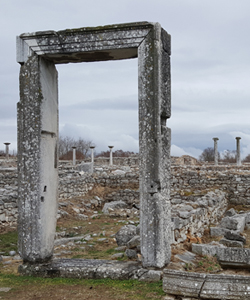
#> input picture Python/data_analysis/0821/python_opencv-main/data/scaling.jpg, 250 x 300 px
$ jupyter execute --allow-errors 6.OpenCV_Image_Conversion_Processing.ipynb
#> lines starting #> are read from the running program, lines starting #| are printed output that depends on the picture
# Image_Geometry_Processing

## 크기 변경

[cell 1]
import numpy as np, cv2, time

def scaling(img, size):  # 크기 변경 함수
    dst = np.zeros(size[::-1], img.dtype)  # 행렬과 크기는 원소가 역순
    ratioY, ratioX = np.divide(size[::-1], img.shape[:2])
    y = np.arange(0, img.shape[0], 1)
    x = np.arange(0, img.shape[1], 1)
    y, x = np.meshgrid(y, x)
    i, j = np.int32(y * ratioY), np.int32(x * ratioX)
    dst[i, j] = img[y, x]
    return dst

def scaling2(img, size):  # 크기 변경 함수
    dst = np.zeros(size[::-1], img.dtype)  # 행렬과 크기는 원소가 역순
    ratioY, ratioX = np.divide(size[::-1], img.shape[:2])
    for y in range(img.shape[0]):  # 입력 영상 순회 - 순방향 사상
        for x in range(img.shape[1]):
            i, j = int(y * ratioY), int(x * ratioX)  # 목적 영상의 y, x 좌표
            dst[i, j] = img[y, x]
    return dst

def time_check(func, image, size, title):  ## 수행시간 체크 함수
    start_time = time.perf_counter()
    ret_img = func(image, size)
    elapsed = (time.perf_counter() - start_time) * 1000
    print(title, " 수행시간 = %0.2f ms" % elapsed)
    return ret_img

image = cv2.imread('./data/scaling.jpg', cv2.IMREAD_GRAYSCALE)
#> image: shape (300, 250); min 0, max 242, mean 138.8
if image is None: raise Exception("영상 파일을 읽기 에러")

dst1 = scaling(image, (150, 200))  # 크기 변경 - 축소
dst2 = scaling2(image, (150, 200))  # 크기 변경 - 축소
dst3 = time_check(scaling, image, (300, 400), "[방법1] 정방행렬 방식>")
dst4 = time_check(scaling2, image, (300, 400), "[방법2] 반복문 방식>")

cv2.imshow("image", image)
cv2.imshow("dst1- zoom out", dst1)
cv2.imshow("dst3- zoom out", dst3)
cv2.resizeWindow("dst1- zoom out", 260, 200)  # 윈도우 크기 확장
cv2.waitKey(0)

## 보간

### 최근접 이웃 보간

[cell 2]
import numpy as np, cv2
# 크기 변경 함수
def scaling(img, size):                                # 크기 변경 함수
    dst = np.zeros(size[::-1], img.dtype)               # 행렬과 크기는 원소가 역순
    ratioY, ratioX = np.divide(size[::-1], img.shape[:2])
    i = np.arange(0, img.shape[0], 1)
    j = np.arange(0, img.shape[1], 1)
    i, j = np.meshgrid(i, j)
    y, x = np.int32(i * ratioY), np.int32(j * ratioX)
    dst[y,x] = img[i,j]
    return dst

def scaling_nearest(img, size):                                # 크기 변경 함수
    dst = np.zeros(size[::-1], img.dtype)               # 행렬과 크기는 원소가 역순
    ratioY, ratioX = np.divide(size[::-1], img.shape[:2])
    i = np.arange(0, size[1], 1)
    j = np.arange(0, size[0], 1)
    i, j = np.meshgrid(i, j)
    y, x = np.int32(i / ratioY), np.int32(j / ratioX)
    dst[i,j] = img[y,x]

    return dst

image = cv2.imread('./data/interpolation.jpg', cv2.IMREAD_GRAYSCALE)
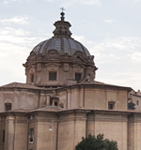
#> input picture Python/data_analysis/0821/python_opencv-main/data/interpolation.jpg, 141 x 150 px
#> image: shape (150, 141); min 14, max 255, mean 155.6
if image is None: raise Exception("영상 파일을 읽기 에러")

dst1 = scaling(image, (350, 400))                   # 크기 변경 - 기본
dst2 = scaling_nearest(image, (350, 400))           # 크기 변경 - 최근접 이웃 보간

cv2.imshow("image", image)
cv2.imshow("dst1- forward mapping", dst1)          # 순방향 사상
cv2.imshow("dst2- NN interpolation", dst2)         # Nearest Neighbor interpolation
cv2.waitKey(0)

### 양선형 보간

[cell 3]
import cv2

image = cv2.imread('./data/interpolation.jpg', cv2.IMREAD_GRAYSCALE)
if image is None: raise Exception("영상 파일 읽기 에러")

size = (350, 400)
dst1 = cv2.resize(image, size, 0, 0, cv2.INTER_LINEAR)  # OpenCV 함수 적용
dst2 = cv2.resize(image, size, 0, 0, cv2.INTER_NEAREST)

cv2.imshow("image", image)
cv2.imshow("OpenCV_bilinear", dst1)
cv2.imshow("OpenCV_Nearest", dst2)
cv2.waitKey(0)

## 평행 이동

[cell 4]
import numpy as np, cv2

def contain(p, shape):                              # 좌표(y,x)가 범위내 인지 검사
    return 0<= p[0] < shape[0] and 0<= p[1] < shape[1]

def translate(img, pt):
    dst = np.zeros(img.shape, img.dtype)            # 목적 영상 생성
    for i in range(img.shape[0]):                           # 목적 영상 순회 - 역방향 사상
        for j in range(img.shape[1]):
            x, y = np.subtract((j, i) , pt)
            if contain((y, x), img.shape):
                dst[i, j] = img[y, x]
    return dst

image = cv2.imread('./data/translate.jpg', cv2.IMREAD_GRAYSCALE)
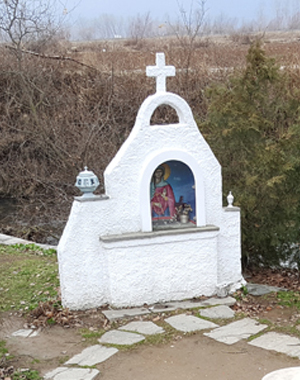
#> input picture Python/data_analysis/0821/python_opencv-main/data/translate.jpg, 300 x 380 px
#> image: shape (380, 300); min 4, max 255, mean 147.3
if image is None: raise Exception("영상 파일을 읽기 에러")

dst1 = translate(image, (30, 80))                  # x = 30, y = 80 으로 평행이동
dst2 = translate(image, (-70, -50))
#> call 2 of translate, with pt = (-70, -50)
#> after the loop in translate (call 2), `for i in range(img.shape[0]):`:
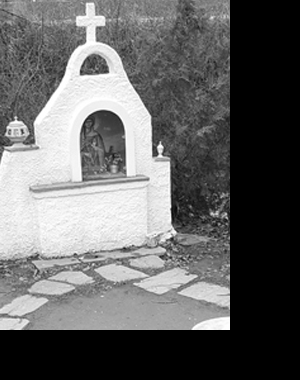
#> dst: shape (380, 300); min 0, max 255, mean 101

cv2.imshow("image", image)
cv2.imshow("dst1: trans to (80, 30)", dst1);
cv2.imshow("dst2: trans to (-50, -70)", dst2);
cv2.waitKey(0)

## 회전

[cell 5]
import numpy as np,  cv2
def bilinear_value(img, pt):
    x, y = np.int32(pt)
    if y >= img.shape[0]-1: y = y - 1
    if x >= img.shape[1]-1: x = x - 1

    P1, P2, P3, P4 = np.float32(img[y:y+2,x:x+2].flatten())
    alpha, beta = pt[1] - y,  pt[0] - x                   # 거리 비율

    M1 = P1 + alpha * (P3 - P1)                      # 1차 보간
    M2 = P2 + alpha * (P4 - P2)
    P  = M1 + beta  * (M2 - M1)                     # 2차 보간
    return np.clip(P, 0, 255)                       # 화소값 saturation후 반환

def contain(p, shape):                              # 좌표(y,x)가 범위내 인지 검사
    return 0<= p[0] < shape[0] and 0<= p[1] < shape[1]

def rotate(img, degree):
    dst = np.zeros(img.shape[:2], img.dtype)                     # 목적 영상 생성
    radian = (degree/180) * np.pi                               # 회전 각도 - 라디언
    sin, cos = np.sin(radian), np.cos(radian)   # 사인, 코사인 값 미리 계산

    for i in range(img.shape[0]):                                       # 목적 영상 순회 - 역방향 사상
        for j in range(img.shape[1]):
            y = -j * sin + i * cos
            x =  j * cos + i * sin                  # 회선 변환 수식
            if contain((y, x), img.shape):             # 입력 영상의 범위 확인
                dst[i, j] = bilinear_value(img, [x, y])           # 화소값 양선형 보간
    return dst

def rotate_pt(img, degree, pt):
    dst = np.zeros(img.shape[:2], img.dtype)                     # 목적 영상 생성
    radian = (degree/180) * np.pi                               # 회전 각도 - 라디언
    sin, cos = np.sin(radian), np.cos(radian)   # 사인, 코사인 값 미리 계산

    for i in range(img.shape[0]):                              # 목적 영상 순회 - 역방향 사상
        for j in range(img.shape[1]):
            jj, ii = np.subtract((j, i), pt)                # 중심좌표 평행이동,
            y = -jj * sin + ii * cos               # 회선 변환 수식
            x =  jj * cos + ii * sin
            x, y = np.add((x, y), pt)
            if contain((y, x), img.shape):                      # 입력 영상의 범위 확인
                dst[i, j] = bilinear_value(img, [x, y])           # 화소값 양선형 보간
    return dst

image = cv2.imread('./data/rotate.jpg', cv2.IMREAD_GRAYSCALE)
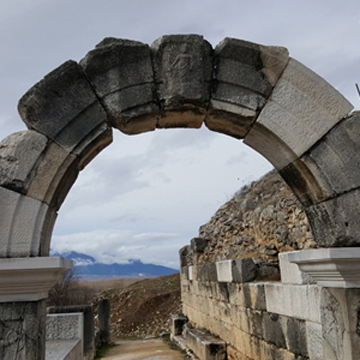
#> input picture Python/data_analysis/0821/python_opencv-main/data/rotate.jpg, 360 x 360 px
#> image: shape (360, 360); min 0, max 247, mean 119.7
if image is None: raise Exception("영상 파일을 읽기 에러")

center = np.divmod(image.shape[::-1], 2)[0]
#> center = [180, 180]
dst1 = rotate(image, 20)                                        # 원점 기준 회전 변환
#> the loop in rotate, `for i in range(img.shape[0]):` made 360 passes
#> after the loop in rotate, `for i in range(img.shape[0]):`:
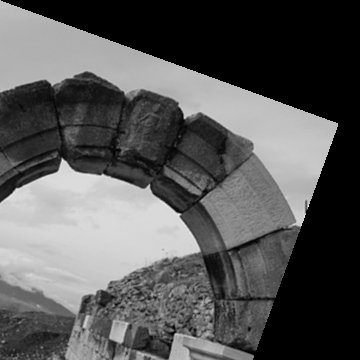
#> dst: shape (360, 360); min 0, max 255, mean 87.4
dst2 = rotate_pt(image, 20, center )                             # 영상 중심 기준 회전 변환
#> after the loop in rotate_pt, `for i in range(img.shape[0]):`:
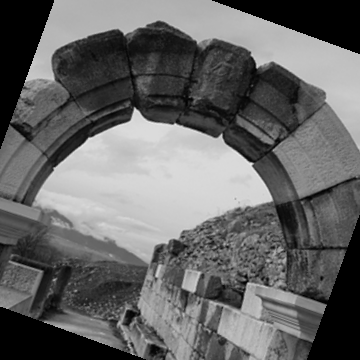
#> dst: shape (360, 360); min 0, max 234, mean 102.4

cv2.imshow("image", image)
cv2.imshow("dst1-rotated on org", dst1)
cv2.imshow("dst2-rotated on center", dst2)
cv2.waitKey(0)

## AffineTransform

[cell 6]
import numpy as np, cv2

image = cv2.imread('./data/affine.jpg', cv2.IMREAD_GRAYSCALE)
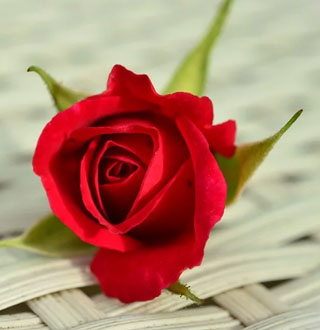
#> input picture Python/data_analysis/0821/python_opencv-main/data/affine.jpg, 320 x 330 px
#> image: shape (330, 320); min 4, max 244, mean 145.5
if image is None: raise Exception("영상 파일을 읽기 에러")

center = (200, 200)                                 # 회전 변환 기준 좌표
angle, scale = 30,  1                               # 회전 각도, 크기 지정 - 크기 변경은 안 함
size = image.shape[::-1]                            # 영상크기는 행렬 행태의 역순

pt1 = np.array([( 30, 70),(20, 240), (300, 110)], np.float32)
pt2 = np.array([(120, 20),(10, 180), (280, 260)], np.float32)
aff_mat = cv2.getAffineTransform(pt1, pt2)              # 3개 좌표 쌍으로 어파인 행렬 생성
rot_mat = cv2.getRotationMatrix2D(center, angle, scale) # 회전 변환을 위한 어파인 행렬

dst1 = cv2.warpAffine(image, aff_mat, size, cv2.INTER_LINEAR)
#> dst1: shape (330, 320)
dst2 = cv2.warpAffine(image, rot_mat, size, cv2.INTER_LINEAR)

image = cv2.cvtColor(image, cv2.COLOR_GRAY2BGR)
#> image: shape (330, 320, 3)
dst1 = cv2.cvtColor(dst1, cv2.COLOR_GRAY2BGR )
#> dst1: shape (330, 320, 3)

for i in range(len(pt1)):
    cv2.circle(image, tuple(pt1[i].astype(int)), 3, (0, 0, 255), 2)
    cv2.circle(dst1 , tuple(pt2[i].astype(int)), 3, (0, 0, 255), 2)
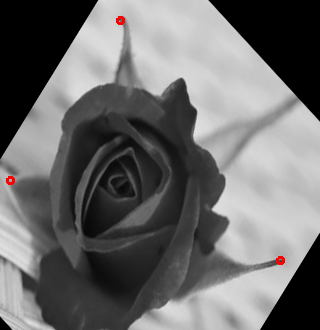
#> dst1: shape (330, 320, 3); mean B, G, R 108.9, 108.9, 109.3
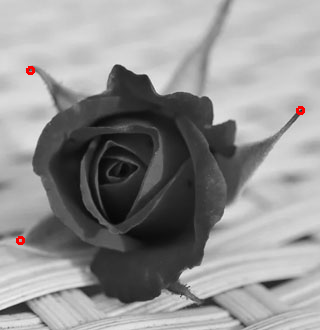
#> image: shape (330, 320, 3); mean B, G, R 145.3, 145.3, 145.7

cv2.imshow("image", image)
cv2.imshow("dst1_affine", dst1)
cv2.imshow("dst2_affine_rotate", dst2)
cv2.waitKey(0)
cv2.destroyAllWindows()

# Image Conversion Area Processing

## 공간 주파수

### 주파수 그리기

[cell 7]
import matplotlib.pyplot as plt
import numpy as np

t = np.arange(0, 1, 0.001)    # Time vector
Hz = [1, 2, 10, 100]
gs = [np.sin(2 * np.pi * t * h) for h in Hz]

plt.figure(figsize=(10,5))
for i, g in enumerate(gs):
    plt.subplot(2, 2, i+1), plt.plot(t, g)
    plt.xlim(0, 1),  plt.ylim(-1, 1 )
    plt.title("frequency: %3d Hz" % Hz[i])
plt.tight_layout()
plt.show()
#> figure, not shown here; panel 1: curve peaks at x = 0.25, y = 1; panel 2: curve peaks at x = 0.125, y = 1; panel 3: curve peaks at x = 0.025, y = 1; panel 4: curve peaks at x = 0.963, y = 0.951

## 이산 푸리에 변환

### 이산 푸리에 변환

[cell 8]
import matplotlib.pyplot as plt
import numpy as np

t = np.arange(0, 3, 0.001)    # Time vector
g = [0] *5
g[0] = np.sin(2 * np.pi * t )
g[1] = np.sin(2 * np.pi * t * 3 )
g[2] = np.sin(2 * np.pi * t * 5 )
g[3] = g[0] + g[1] + g[2]
g[4] = 0.3* g[0] - 0.7 * g[1] + 0.5* g[2]

titles = ['1Hz', '3Hz','5Hz','sum','weighted sum']
plt.figure(figsize=(13,6))
for i, title in enumerate(titles):
    plt.subplot(2, 3, i+1), plt.plot(t, g[i]), plt.title(title)
plt.tight_layout()
plt.show()
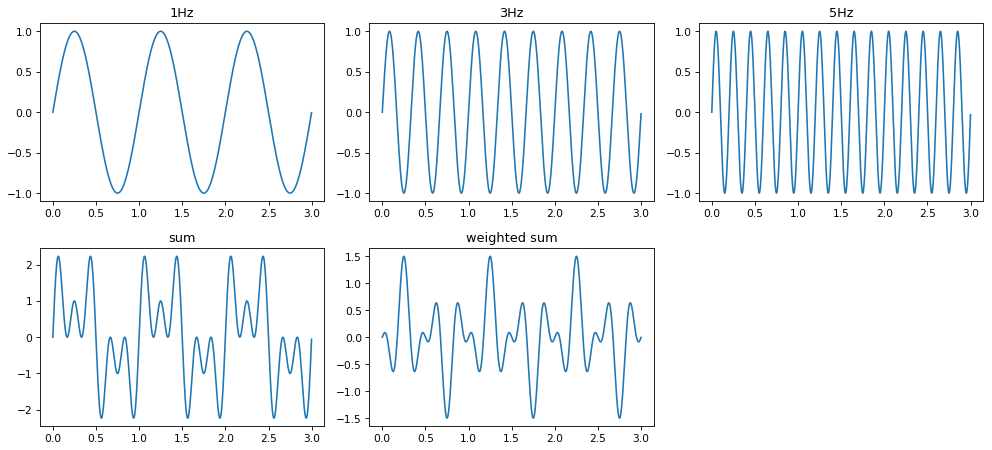
#> figure drawn by matplotlib, 5 panels; panel 1: curve peaks at x = 0.25, y = 1; panel 2: curve peaks at x = 0.75, y = 1; panel 3: curve peaks at x = 0.05, y = 1; panel 4: curve peaks at x = 2.44, y = 2.23
